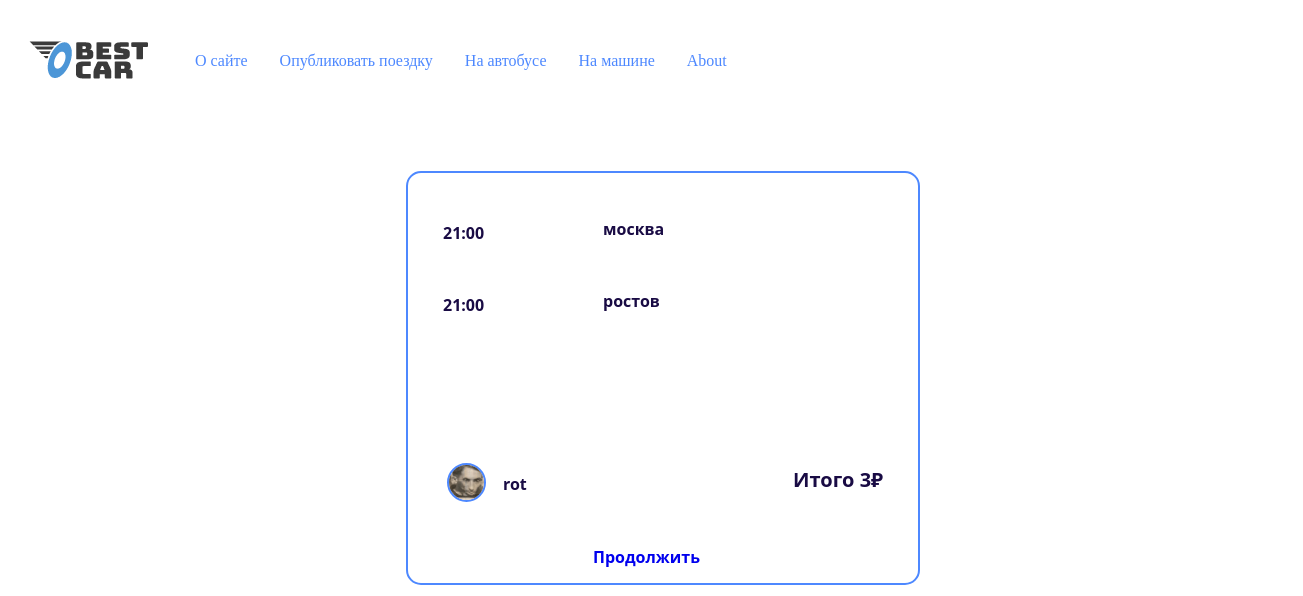
The app's page /booking/to_book/7HNS0AKA9RV5BK034HFD36BLHAJDUI2IAPMFQWHL/ with its own data.
### bestcar/models.py (models this page shows, shortened)
class Publishing_a_trip(models.Model):
    SEATING = [
        (1, '1'),
        (2, '2'),
        (3, '3'),
        (4, '4')
    ]
    departure = models.CharField(max_length=100, verbose_name="отправление", validators=[Validators_language_model()])
    arrival = models.CharField(max_length=100, verbose_name="прибытие", validators=[Validators_language_model()])
    departure_time = models.DateTimeField(verbose_name="время отправления", validators=[Validators_date_model()])
    arrival_time = models.DateTimeField(verbose_name="время прибытия", default=None,
                                        validators=[Validators_date_model()])
    free_seating = models.PositiveSmallIntegerField(verbose_name='количество мест', choices=SEATING, default=1)
    reserved_seats = models.PositiveIntegerField(verbose_name='количество бронированных мест', default=0)
    cat = models.ForeignKey('Category', verbose_name="категория", on_delete=models.PROTECT, default=1)
    price = models.PositiveSmallIntegerField(verbose_name="цена")
    author = models.ForeignKey(get_user_model(), on_delete=models.CASCADE,
                               related_name="author", null=True, default=None)
    slug = models.SlugField(max_length=100, unique=True, db_index=True)
    models_auto = models.CharField(max_length=100, verbose_name="модель автомобиля")
    objects = models.Manager()
    car = CarManager()
    bus = BusManager()
    class Meta:
        verbose_name = 'Опубликованные поездки'
        verbose_name_plural = 'Опубликованные поездки'
        ordering = ('departure_time',)

### users/models.py (models this page shows, shortened)
class User(AbstractUser):
    photo = models.ImageField(upload_to='users/$Y/%m/%d/', blank=True, null=True, verbose_name='Фотография')
    class Meta:
        verbose_name = 'Пользователи'
        verbose_name_plural = 'Пользователи'

### booking/views.py (the view)
# urls.py: path('to_book/<slug:trip_slug>/', Bookings.as_view(), name='to_book'),
class Bookings(DataMixin, BaseView, ListView):
    model = Publishing_a_trip
    template_name = 'bestcar/to_book_a_trip.html'
    title_page = 'Потверждение'
    def dispatch(self, request, *args, **kwargs):
        self.trip_slug = kwargs.get('trip_slug')
        return super().dispatch(request, *args, **kwargs)
    def get_queryset(self):
        return Bookings_services.bookings_services(slug=self.trip_slug)
    def get_context_data(self, **kwargs):
        context = super().get_context_data(**kwargs)
        return self.get_mixin_context(context, default_image=settings.DEFAULT_USER_IMAGE)

### bestcar/utils.py (called while the page is built)
    def get_mixin_context(self, context, **kwargs):
        if self.title_page:
            context['title'] = self.title_page
        context['menu'] = MENU  # Предполагается, что MENU - это глобальная переменная
        context.update(kwargs)
        return context

### booking/services.py (called while the page is built)
    @staticmethod
    def bookings_services(**kwargs):
        try:
            slug = kwargs['slug']
            object_list = get_object_or_404(Publishing_a_trip, slug=slug)
            return object_list
        except Http404 as e:
            return JsonResponse({
                "errorMessage": str(e),
                "status": 400
            })

### booking/views.py (called while the page is built)
    def dispatch(self, request, *args, **kwargs):
        try:
            response = super().dispatch(request, *args, **kwargs)
        except Exception as e:
            return self._response(e, status=400)
        if isinstance(response, (dict, list)):
            return self._response(response)
        else:
            return response

### bestcar/templates/bestcar/to_book_a_trip.html (shortened to what this page needs)
{% extends 'base.html' %}
{% block content %}
{% load static %}
<link rel="stylesheet" type="text/css" href="{% static 'bestcar/css/style_to_book_a_trip.css' %}">
<div id="frame">
    <p id="departure"> {{object_list.departure}}</p>
    <p id="arrival"> {{object_list.arrival}}</p>
    <p id="departure_time"> {{object_list.departure_time|date:"H:i"}}</p>
    <p id="arrival_time"> {{object_list.arrival_time|date:"H:i"}}</p>
    <p id="price"> Итого {{object_list.price}}₽</p>
    <p id="username"> {{object_list.author.username}}</p>
        {%  if object_list.author.photo   %}
            <img src="{{ object_list.author.photo.url }}" id="photo_user" />
        {% else %}
            <img src ='{{default_image}}' id="default_user_photo"  />
        {% endif %}
    <p id="load"><a href="{% url 'booking:booking' object_list.slug %}" >Продолжить</a></p>
</div>
{% endblock %}

### bestcar/static/bestcar/css/style_base.css (style rules this page uses)
a { text-decoration: none; }

### bestcar/static/bestcar/css/style_to_book_a_trip.css (style rules this page uses)
#frame { margin: 10px; width: 500px; height: 400px; padding: 5px; outline-width: 2px; outline-style:solid; outline-color: #4D88FF ; margin-bottom: 1rem; border-radius: 13px; margin-top: 60px; margin-left: 400px; }
#photo_user, #default_user_photo { width: 35px; height: 35px; position: relative; top: 170px; left: 10px; border-radius: 100px; border: 2px solid #4D88FF; }
p { font-family: "Segoe UI", Consolas, sans-serif; font-size: 16px; font-weight: 600; color:#190B44 }
#departure { position: relative; margin: 0px; right: 0px; top: 40px; left: 190px; }
#arrival { position: relative; margin: 0px; right: 0px; top: 90px; left: 190px; }
#departure_time { position: relative; margin: 0px; right: 0px; top: 0px; left: 30px; }
#arrival_time { position: relative; margin: 0px; right: 0px; top: 50px; left: 30px; }
#price { position: relative; margin: 0px; right: 0px; top: 200px; left: 380px; font-family: "Segoe UI", Consolas, sans-serif; font-size: 20px; font-weight: 600; color:#190B44 }
#username { position: relative; margin: 0px; float: left; right: 0px; top: 180px; left: 90px; }
#load { position: relative; margin: 0px; right: 0px; top: 210px; left: 180px; }

### records on screen
Publishing_a_trip: departure "москва", arrival "ростов", departure_time "21:00", arrival_time "21:00", price "3", author.username "rot"

### other values on screen
{{ m.title }} "О сайте" "Опубликовать поездку" "На автобусе" "На машине"
